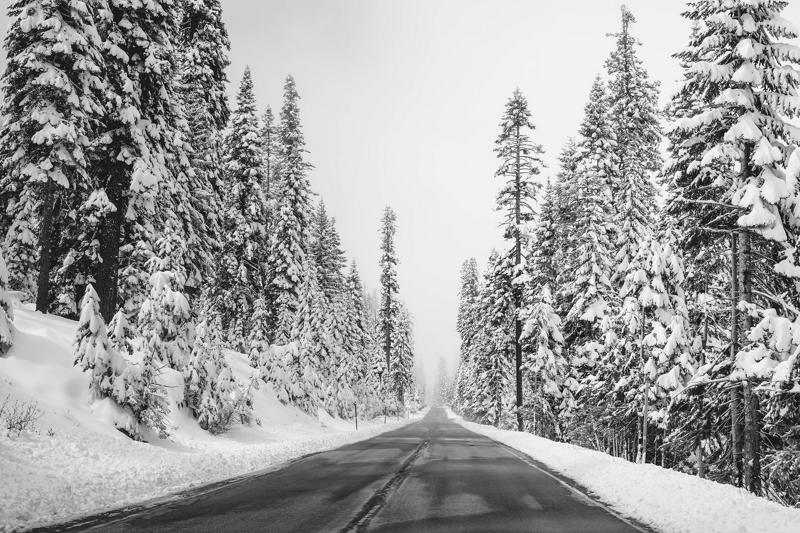
%> input picture lab2/image_enhancement/images/image2.jpg, 800 x 533 px
$ octave questions8and9.m   (GNU Octave 9; MATLAB toolbox functions it lacks are replaced by stand-ins)
%> lines starting %> are read from the running program, lines starting %| are printed output that depends on the picture
### lab2/image_enhancement/compute_gradient.m
function [Gx, Gy, im_magnitude,im_direction] = compute_gradient(image)
sobel_x = reshape([1, 2, 1, 0, 0, 0, -1, -2, -1], [3, 3]);
sobel_y =  reshape([1, 0, -1, 2, 0, -2, 1, 0, -1], [3 ,3]);

Gx =  imfilter(image, sobel_x, 'conv');
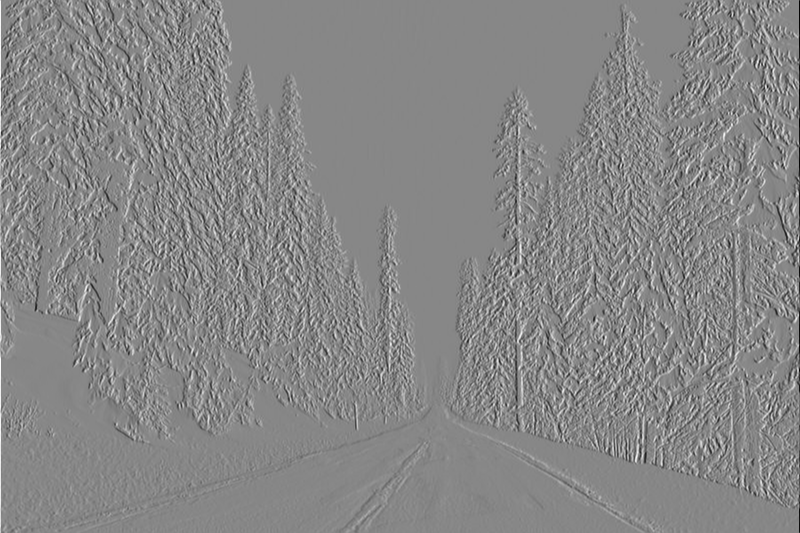
%> Gx: size 533x800 double; min -3.87, max 3.44, mean 9.19e-05; drawn with min black and max white
Gy =  imfilter(image, sobel_y, 'conv');
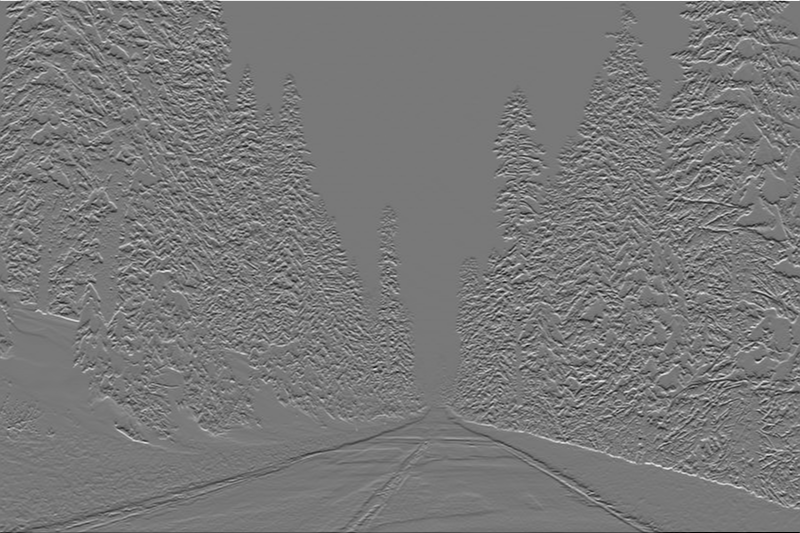
%> Gy: size 533x800 double; min -3.48, max 3.85, mean -0.00305; drawn with min black and max white

im_magnitude = sqrt(Gx.^2 + Gy.^2);
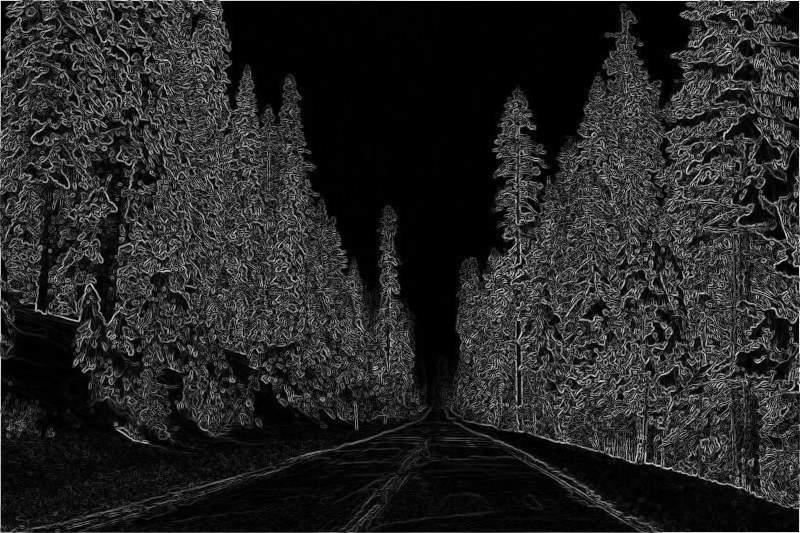
%> im_magnitude: size 533x800 double; min 0, max 3.93, mean 0.579; drawn with min black and max white
im_direction = atand(Gy./Gx);
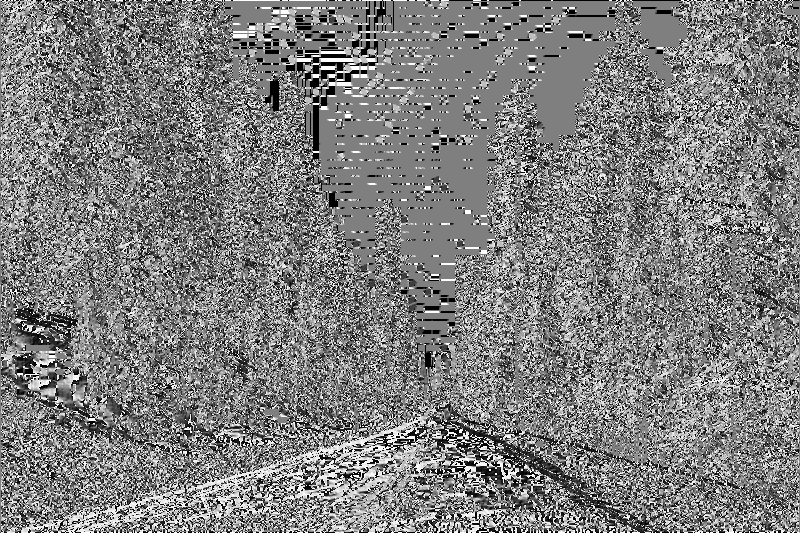
%> im_direction: size 533x800 double; 0.58% of the values are NaN or infinite; the others: min -90, max 90, mean 0.0254; drawn with min black, max white, NaN and infinite black
end

### lab2/image_enhancement/compute_LoG.m
function imOut = compute_LoG(image, LOG_type)
%> called with LOG_type = 1

switch LOG_type
    case 1
        %method 1
        f_gauss = fspecial('gaussian', 5, .5);
        f_laplassian = fspecial('laplacian');

        smoothed = imfilter(image, f_gauss, 'replicate', 'conv');
        imOut = imfilter(smoothed, f_laplassian, 'replicate', 'conv');
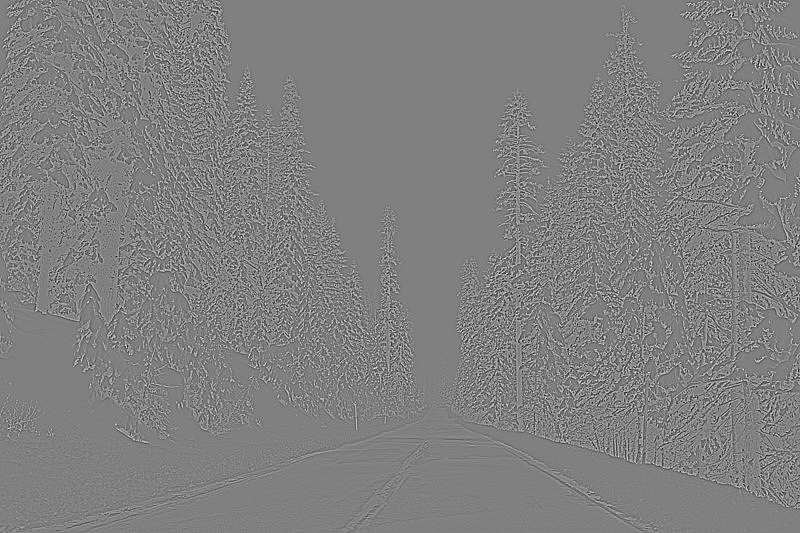
%> imOut: size 533x800 double; min -1.07, max 1.06, mean 1.68e-16; drawn with min black and max white
    case 2
        %method 2
        f_LoG = fspecial('log', 5, .5);
        imOut = imfilter(image, f_LoG, 'replicate', 'conv');
    case 3
        %method 3
        f_gauss1 = fspecial('gaussian', 5, .8);
        f_gauss2 = fspecial('gaussian', 5, .5);
        imOut = imfilter(image, f_gauss1 - f_gauss2, 'replicate', 'conv');
end
end

### lab2/image_enhancement/questions8and9.m
% Load the image
im = im2double(imread('./images/image2.jpg'));

% Question 8: compute and plot image gradients
[Gx, Gy, im_magnitude, im_direction] = compute_gradient(im);

ax1 = subplot(2,2,1); imshow(Gx, []);
title(ax1,'\fontsize{16}Gradient of the image in the x-direction')

ax2 = subplot(2,2,2); imshow(Gy, []);
title(ax2,'\fontsize{16}Gradient of the image in the y-direction')

ax3 = subplot(2,2,3); imshow(im_magnitude, []);
title(ax3,'\fontsize{16}Gradient magnitude')

ax4 = subplot(2,2,4); imshow(im_direction, []);
title(ax4,'\fontsize{16}Gradient direction')

% Question 9: Plotting the results of 3 different methods for computing LoG
figure;
ax1 = subplot(1,3,1);
imshow(compute_LoG(im, 1), []);
title(ax1,'\fontsize{16}Method 1')

ax2 = subplot(1,3,2);
imshow(compute_LoG(im, 2), []);
title(ax2,'\fontsize{16}Method 2')

ax3 = subplot(1,3,3);
imshow(compute_LoG(im, 3), []);
title(ax3,'\fontsize{16}Method 3')

% Question 9.5: gradient magnitude comparison of first order and second
% order methods
[~,idx_first] = sort(im_magnitude(:), 'descend');
disp(im_magnitude(idx_first(1:10)));
%|    3.9265
%|    3.8673
%|    3.8638
%|    3.8631
%|    3.8510
%|    3.8199
%|    3.8079
%|    3.8000
%|    3.7927
%|    3.7906

LoG = compute_LoG(im, 2);
[~,idx_second] = sort(LoG(:), 'descend');
disp(LoG(idx_second(1:10)));
%|    2.7427
%|    2.6405
%|    2.5936
%|    2.5892
%|    2.5312
%|    2.5266
%|    2.5171
%|    2.5144
%|    2.4837
%|    2.4809

$ run again, with lab2/image_enhancement/images/image1.jpg copied over lab2/image_enhancement/images/image2.jpg
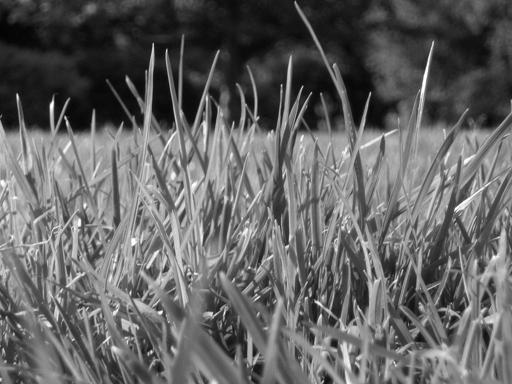
%> input picture lab2/image_enhancement/images/image1.jpg, 512 x 384 px
%> in compute_gradient, `im_direction = atand(Gy./Gx);`:
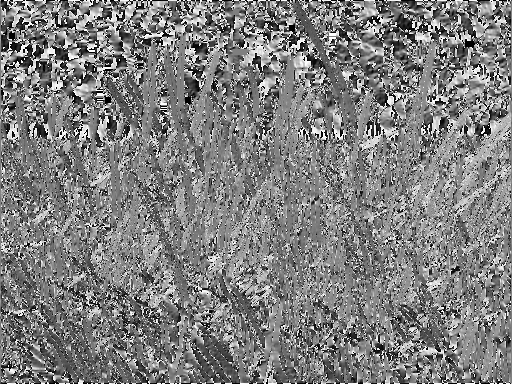
%> im_direction: size 384x512 double; 0.14% of the values are NaN or infinite; the others: min -90, max 90, mean -0.231; drawn with min black, max white, NaN and infinite black
%> in compute_LoG, `imOut = imfilter(smoothed, f_laplassian, 'replicate', 'conv');`:
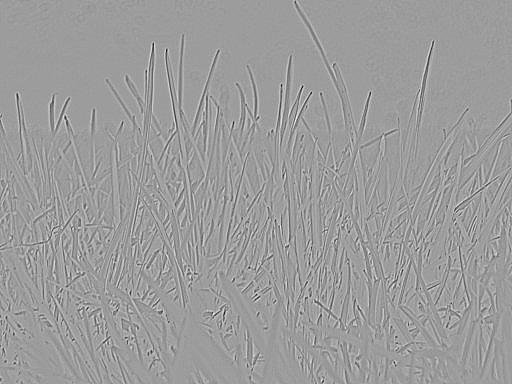
%> imOut: size 384x512 double; min -0.916, max 0.578, mean 9.16e-17; drawn with min black and max white
%|    3.9891
%|    3.8868
%|    3.8133
%|    3.7314
%|    3.6600
%|    3.5483
%> (further printed lines are left out)
%|    1.4677
%|    1.2971
%|    1.2750
%|    1.2676
%|    1.2642
%|    1.1845
%> (further printed lines are left out)
